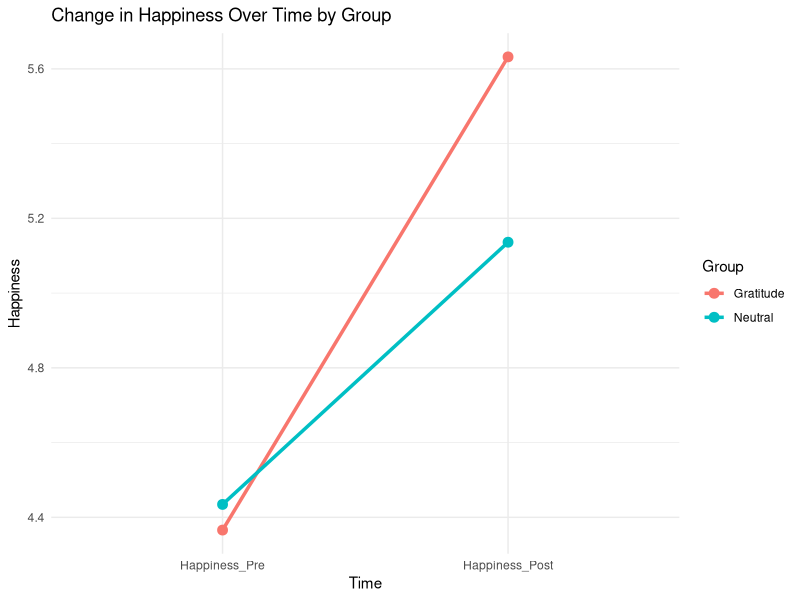
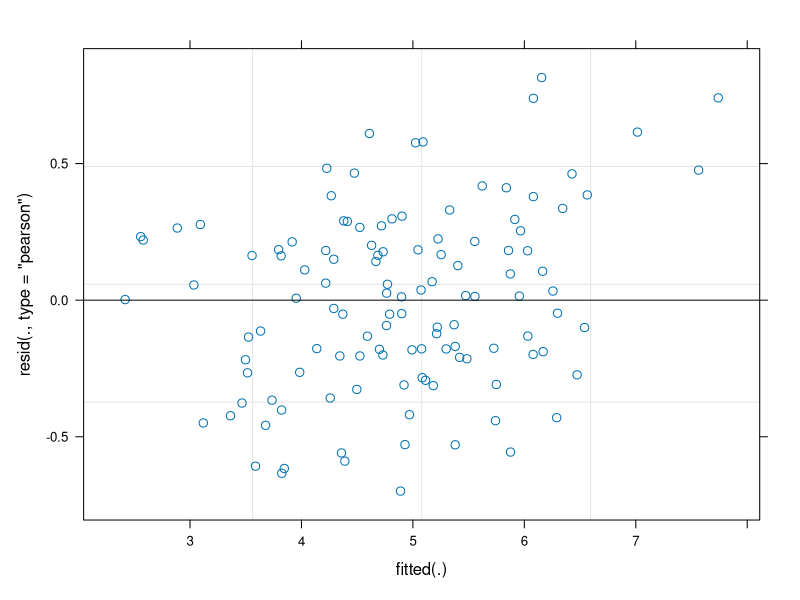
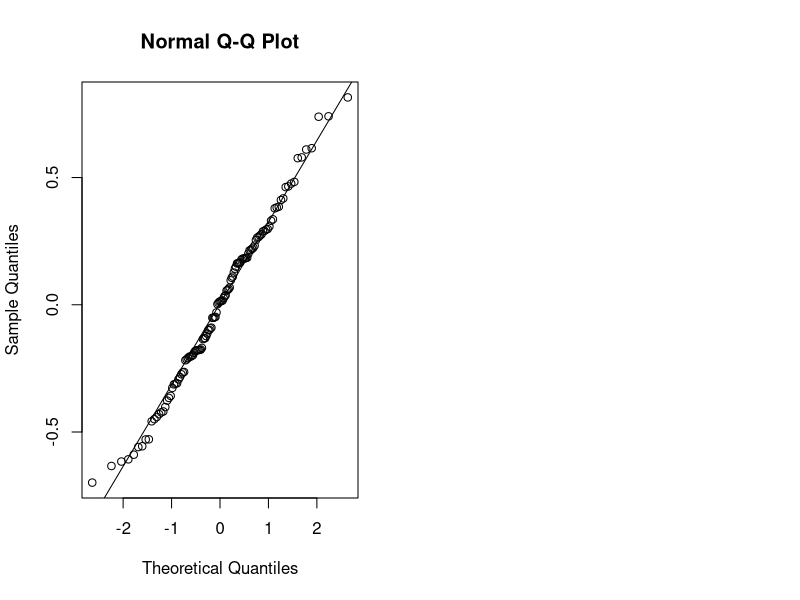

The R script that drew these images, in order:
## ---- chunk 1
knitr::opts_chunk$set(echo = TRUE)
library(tidyverse)
library(lme4)
library(mice)
library(broom)
## ---- chunk 2
setwd("C:/Users/0&1/OneDrive/Documents/Student-Projects-Portfolio/gratitude_wellbeing")
data <- read.csv("gratitude_wellbeing_data.csv")
head(data)
summary(data)
## ---- chunk 3
data_long <- data %>%
  pivot_longer(cols = c(Happiness_Pre, Happiness_Post),
               names_to = "Time", values_to = "Happiness") %>%
  mutate(Time = factor(Time, levels = c("Happiness_Pre", "Happiness_Post")),
         SubjectID = factor(SubjectID))

model <- lmer(Happiness ~ Time * Group + (1 | SubjectID), data = data_long)
summary(model)
## ---- chunk 4
library(lmerTest)
summary(lmer(Happiness ~ Group * Time + (1 | SubjectID), data = data_long))
## ---- chunk 5
data <- data %>%
  mutate(Stress_Reduction = Stress_Pre - Stress_Post)

t_test <- t.test(Stress_Reduction ~ Group, data = data)
t_test
## ---- chunk 6
library(ggplot2)

ggplot(data_long, aes(x = Time, y = Happiness, color = Group, group = Group)) +
  stat_summary(fun = mean, geom = "line", size = 1.2) +
  stat_summary(fun = mean, geom = "point", size = 3) +
  labs(title = "Change in Happiness Over Time by Group") +
  theme_minimal()
## ---- chunk 7
set.seed(123)
data_miss <- data
data_miss$Happiness_Post[sample(1:nrow(data), 5)] <- NA

imp <- mice(data_miss, m = 5, method = "pmm", seed = 500)
summary(imp)

# Pool model
completed_data <- complete(imp, 1)
head(completed_data)
## ---- chunk 8
par(mfrow=c(1,2))
plot(model)
qqnorm(resid(model)); qqline(resid(model))
